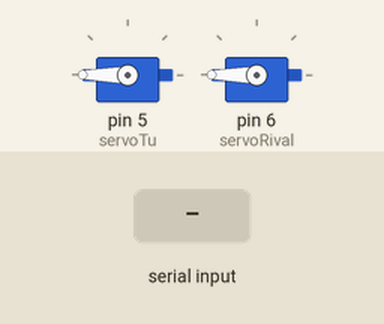
Simulated run of this sketch. Board: Arduino Uno, built with avr-gcc and run on an emulated ATmega328P. On the bench: 2 × servo. The inputs (shaded band) are chosen by the test bench.

Above: at 4.9 s.
5.0 s: "90,45\n" received over Serial
At 6.1 s:
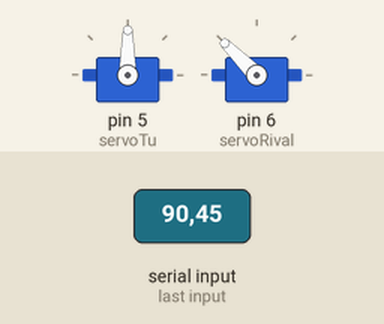
6.5 s: "30,150\n" received over Serial
At 7.3 s:
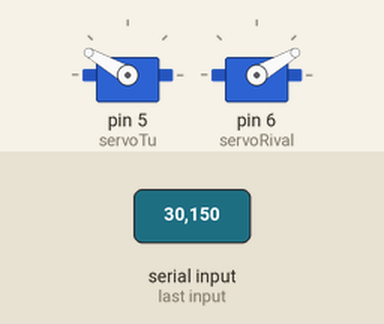
8.0 s: "1,90\n" received over Serial
At 8.4 s:
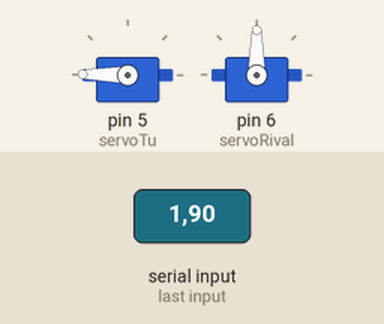
Timing chart, 0 to 11.0 s (numbered marks = the images above; inputs shaded):
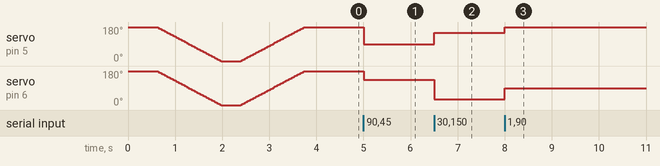

The sketch:

carrera_servos.ino
```cpp
// Carrera de animales — maqueta con dos servos (IIC2026, Entrega 2)
//
// Conexiones:
//   Servo 1 (TÚ)    → señal (cable naranjo) al pin 5
//   Servo 2 (RIVAL) → señal (cable naranjo) al pin 6
//   Ambos servos: cable rojo a 5V y cable café a GND
//
// Cómo funciona:
//   La página maqueta.html le manda al Arduino líneas de texto como "90,30"
//   (ángulo del servo 1, ángulo del servo 2), entre 0 y 180.
//   El Arduino mueve cada servo a ese ángulo.
//
// Al encenderse, los dos servos hacen una prueba: van de 0° a 180° y vuelven.
// Si ves ese movimiento, el cableado está bien.

#include <Servo.h>

Servo servoTu;
Servo servoRival;
String linea = "";

void moverAmbos(int a, int b) {
  servoTu.write(180 - constrain(a, 0, 180));
  servoRival.write(180 - constrain(b, 0, 180));
}

void setup() {
  Serial.begin(9600);
  servoTu.attach(5);
  servoRival.attach(6);

  // Prueba de encendido: barrido completo y vuelta a la partida
  moverAmbos(0, 0);
  delay(600);
  for (int a = 0; a <= 180; a += 2) { moverAmbos(a, a); delay(15); }
  delay(400);
  for (int a = 180; a >= 0; a -= 2) { moverAmbos(a, a); delay(15); }
}

void loop() {
  while (Serial.available() > 0) {
    char c = Serial.read();
    if (c == '\n') {
      int coma = linea.indexOf(',');
      if (coma > 0) {
        int a = linea.substring(0, coma).toInt();
        int b = linea.substring(coma + 1).toInt();
        moverAmbos(a, b);
      }
      linea = "";
    } else if (c != '\r') {
      linea += c;
      if (linea.length() > 20) linea = "";  // descarta basura
    }
  }
}
```

Measured:
- after the input at 5.0 s, servo on pin 5 (servoTu): 180° → 90° at once; servo on pin 6 (servoRival): 180° → 135° at once
- after the input at 6.5 s, servo on pin 5 (servoTu): 90° → 150° at once; servo on pin 6 (servoRival): 135° → 30° at once
- after the input at 8.0 s, servo on pin 5 (servoTu): 150° → 179° at once; servo on pin 6 (servoRival): 30° → 90° at once
